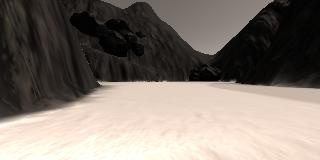
#> input picture search_sample_return/sample.jpg, 320 x 160 px
$ jupyter execute map_to_world.ipynb   (older library calls are emulated)
#> lines starting #> are read from the running program, lines starting #| are printed output that depends on the picture; after the words box and inside, x2 and y2 are one past the last pixel; in counts of white or black regions, pixels touching at a corner belong together
[cell 1]
import cv2
import matplotlib.pyplot as plt
import matplotlib.image as mpimg
import numpy as np

[cell 2]
def thres_img(img, thres=(0, 0, 0)):
    binary_img = np.zeros_like(img[:, :, 0])
    threshold = (img[:, :, 0] > thres[0]) & (img[:, :, 1] > thres[1]) & (img[:, :, 2] > thres[2])
    binary_img[threshold] = 1
    return binary_img

def warp_img(img, src, dst):
    M = cv2.getPerspectiveTransform(src, dst)
    warped = cv2.warpPerspective(img, M, (img.shape[1], img.shape[0]))
    return warped

def rover_coords(binary_img):
    ypos, xpos = binary_img.nonzero()

    xpix = np.absolute(ypos - binary_img.shape[0]).astype(np.float)
    ypix = -(xpos - binary_img.shape[0]).astype(np.float)
    return xpix, ypix

def rotate_pix(xpix, ypix, yaw):
    yaw_rad = yaw * np.pi/180
    xpix = xpix * np.cos(yaw_rad) - ypix * np.sin(yaw_rad)
    ypix = xpix * np.sin(yaw_rad) + ypix * np.cos(yaw_rad)
    return xpix, ypix

def translate_pix(xrot, yrot, xpos, ypos, scale):
    x_pix_world = xpos + (xrot / scale)
    y_pix_world = ypos + (yrot / scale)
    return x_pix_world, y_pix_world

def pix_to_world(xpix, ypix, xpos, ypos, yaw, world_size, scale):
    # Apply rotation
    xpix_rot, ypix_rot = rotate_pix(xpix, ypix, yaw)
    # Apply translation
    xpix_tran, ypix_tran = translate_pix(xpix_rot, ypix_rot, xpos, ypos, scale)
    # Clip to world_size
    x_pix_world = np.clip(np.int_(xpix_tran), 0, world_size - 1)
    y_pix_world = np.clip(np.int_(ypix_tran), 0, world_size - 1)
    # Return the result
    return x_pix_world, y_pix_world

[cell 3]
dst_size = 5
# Set a bottom offset to account for the fact that the bottom of the image
# is not the position of the rover but a bit in front of it
bottom_offset = 6

src = np.float32([[14, 140], [300, 140], [120, 95], [200,95]])
dst = np.float32([[145, 140], [155, 140], [145, 130], [155, 130]])
image = mpimg.imread("sample.jpg")
#> image is the input picture: shape (160, 320, 3); mean R, G, B 128.4, 119, 110.8
binary_img = thres_img(image, thres=(180, 180, 180))
#> in thres_img, `threshold = (img[:, :, 0] > thres[0]) & (img[:, :, 1] > thres[1]) & (i..`:
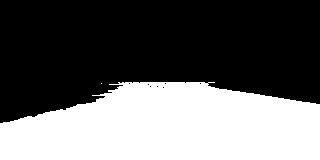
#> threshold: shape (160, 320) bool; 39.7% white; 2 white regions (1 under 20 px), largest, box (x1, y1, x2, y2) and area: (0, 82, 320, 160) 20312
warped = warp_img(binary_img, src, dst)
#> in warp_img, `warped = cv2.warpPerspective(img, M, (img.shape[1], img.shape[0]))`:
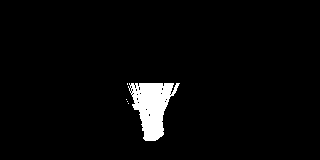
#> warped: shape (160, 320); values 0 (black) and 1 (white), 3.3% white; 5 white regions (4 under 20 px), largest, box (x1, y1, x2, y2) and area: (128, 83, 180, 141) 1685
xpix, ypix = rover_coords(warped)
#> in rover_coords, `ypos, xpos = binary_img.nonzero()`: ypos = 1690 values from 83 to 140; xpos = 1690 values, max 179 at index 45, min 126 at index 674, mean 151.7
#> in rover_coords, `xpix = np.absolute(ypos - binary_img.shape[0]).astype(np.float)`: xpix = 1690 values, max 77 at index 0, min 20 at index 1679, mean 53.96
#> in rover_coords, `ypix = -(xpos - binary_img.shape[0]).astype(np.float)`: ypix = 1690 values, max 34 at index 674, min -19 at index 45, mean 8.31
plt.plot(xpix, ypix, '.')
plt.xlim(0, 320)
plt.ylim(150, -150)
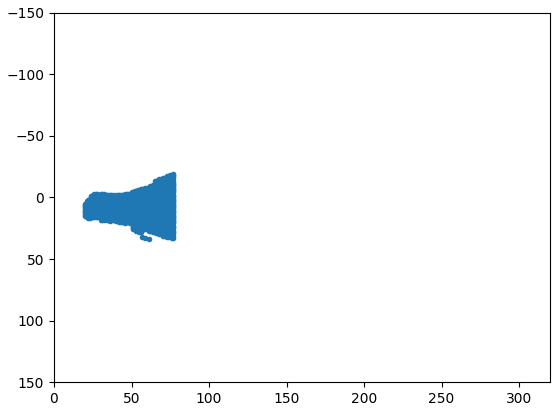
#> figure drawn by matplotlib, 1 panel

[cell 4]
rover_yaw = np.random.random(1)*360

# Generate a random rover position in world coords
# Position values will range from 20 to 180 to
# avoid the edges in a 200 x 200 pixel world
rover_xpos = np.random.random(1)*160 + 20
rover_ypos = np.random.random(1)*160 + 20

world_map = np.zeros((200, 200))
scale = 10

x_world, y_world = pix_to_world(xpix, ypix, rover_xpos, rover_ypos, rover_yaw, world_map.shape[0], scale)
#> in rotate_pix, `xpix = xpix * np.cos(yaw_rad) - ypix * np.sin(yaw_rad)`: xpix = 1690 values, max -14.54 at index 1679, min -79.14 at index 45, mean -48.93
#> in rotate_pix, `ypix = xpix * np.sin(yaw_rad) + ypix * np.cos(yaw_rad)`: ypix = 1690 values, max 42.01 at index 45, min -17.96 at index 674, mean 6.85
#> in pix_to_world, `xpix_rot, ypix_rot = rotate_pix(xpix, ypix, yaw)`: xpix_rot has the same summary as xpix in rotate_pix; ypix_rot has the same summary as ypix in rotate_pix
#> in translate_pix, `x_pix_world = xpos + (xrot / scale)`: x_pix_world = 1690 values, max 133 at index 1679, min 126.5 at index 45, mean 129.5
#> in translate_pix, `y_pix_world = ypos + (yrot / scale)`: y_pix_world = 1690 values, max 120.6 at index 45, min 114.6 at index 674, mean 117.1
#> in pix_to_world, `xpix_tran, ypix_tran = translate_pix(xpix_rot, ypix_rot, xpos, ypos, s..`: xpix_tran has the same summary as x_pix_world in translate_pix; ypix_tran has the same summary as y_pix_world in translate_pix
#> in pix_to_world, `x_pix_world = np.clip(np.int_(xpix_tran), 0, world_size - 1)`: x_pix_world = 1690 values, max 132 at index 1472, min 126 at index 32, mean 129
#> in pix_to_world, `y_pix_world = np.clip(np.int_(ypix_tran), 0, world_size - 1)`: y_pix_world = 1690 values, max 120 at index 41, min 114 at index 674, mean 116.6
#> x_world has the same summary as x_pix_world in pix_to_world; y_world has the same summary as y_pix_world in pix_to_world

world_map[y_world, x_world] += 1
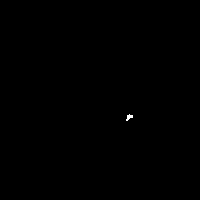
#> world_map: shape (200, 200) float64; values 0 (black) and 1 (white), 0.07% white; 1 white region, box (x1, y1, x2, y2) and area: (126, 114, 133, 121) 27
print('Xpos =', rover_xpos, 'Ypos =', rover_ypos, 'Yaw =', rover_yaw)
# Plot the map in rover-centric coords

f, (ax1, ax2) = plt.subplots(1, 2, figsize=(14, 7))
f.tight_layout()
ax1.plot(xpix, ypix, '.')
ax1.set_title('Rover Space', fontsize=40)
ax1.set_ylim(-160, 160)
ax1.set_xlim(0, 160)
ax1.tick_params(labelsize=20)

ax2.imshow(world_map, cmap='gray')
ax2.set_title('World Space', fontsize=40)
ax2.set_ylim(0, 200)
ax2.tick_params(labelsize=20)
ax2.set_xlim(0, 200)


plt.subplots_adjust(left=0.1, right=1, top=0.9, bottom=0.1)
#plt.show() # Uncomment if running on your local machine
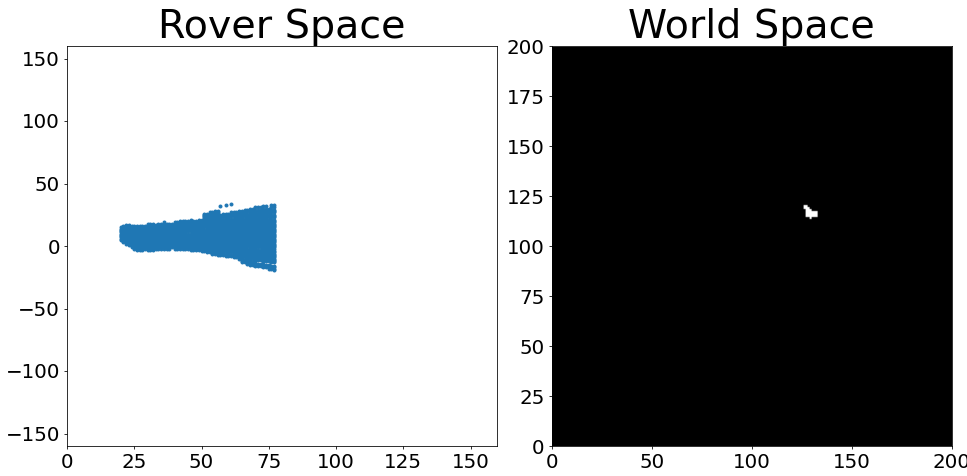
#> figure drawn by matplotlib, 2 panels

$ run again, with search_sample_return/angle_example.jpg copied over search_sample_return/sample.jpg
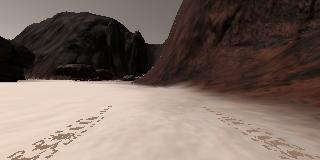
#> input picture search_sample_return/angle_example.jpg, 320 x 160 px
#> image is the input picture: shape (160, 320, 3); mean R, G, B 121.3, 104.9, 96.2
#> in thres_img, `threshold = (img[:, :, 0] > thres[0]) & (img[:, :, 1] > thres[1]) & (i..`:
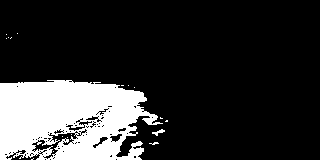
#> threshold: shape (160, 320) bool; 19.1% white; 18 white regions (16 under 20 px), largest, box (x1, y1, x2, y2) and area: (0, 80, 163, 160) 9714, (152, 129, 165, 136) 38
#> warped: shape (160, 320); values 0 (black) and 1 (white), 5.5% white; 6 white regions (5 under 20 px), largest, box (x1, y1, x2, y2) and area: (24, 21, 150, 141) 2810
#> ypos = 2820 values from 21 to 140; xpos = 2820 values, max 149 at index 2805, min 24 at index 0, mean 92.84
#> in rover_coords, `xpix = np.absolute(ypos - binary_img.shape[0]).astype(np.float)`: xpix = 2820 values, max 139 at index 0, min 20 at index 2819, mean 77.85
#> in rover_coords, `ypix = -(xpos - binary_img.shape[0]).astype(np.float)`: ypix = 2820 values, max 136 at index 0, min 11 at index 2805, mean 67.16
#> in rotate_pix, `xpix = xpix * np.cos(yaw_rad) - ypix * np.sin(yaw_rad)`: xpix = 2820 values, max -14.54 at index 2819, min -99.3 at index 24, mean -53.94
#> in rotate_pix, `ypix = xpix * np.sin(yaw_rad) + ypix * np.cos(yaw_rad)`: ypix = 2820 values, max -4.08 at index 2658, min -102 at index 0, mean -47.74
#> xpix_rot has the same summary as xpix in rotate_pix; ypix_rot has the same summary as ypix in rotate_pix
#> in translate_pix, `x_pix_world = xpos + (xrot / scale)`: x_pix_world = 2820 values, max 133 at index 2819, min 124.5 at index 24, mean 129
#> in translate_pix, `y_pix_world = ypos + (yrot / scale)`: y_pix_world = 2820 values, max 116 at index 2658, min 106.2 at index 0, mean 111.7
#> xpix_tran has the same summary as x_pix_world in translate_pix; ypix_tran has the same summary as y_pix_world in translate_pix
#> in pix_to_world, `x_pix_world = np.clip(np.int_(xpix_tran), 0, world_size - 1)`: x_pix_world = 2820 values, max 132 at index 2494, min 124 at index 10, mean 128.5
#> in pix_to_world, `y_pix_world = np.clip(np.int_(ypix_tran), 0, world_size - 1)`: y_pix_world = 2820 values, max 116 at index 2658, min 106 at index 0, mean 111.2
#> x_world has the same summary as x_pix_world in pix_to_world; y_world has the same summary as y_pix_world in pix_to_world
#> world_map: shape (200, 200) float64; values 0 (black) and 1 (white), 0.11% white; 1 white region, box (x1, y1, x2, y2) and area: (124, 106, 133, 117) 46
#> `[cell 4] rover_yaw = np.random.random(1)*360  # Generate a random rove..`:
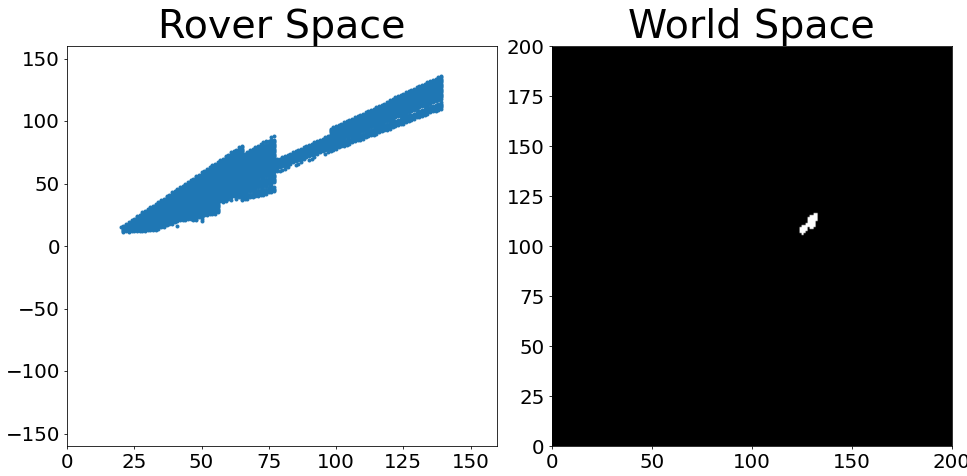
#> figure drawn by matplotlib, 2 panels

$ run again, with search_sample_return/example_grid1.jpg copied over search_sample_return/sample.jpg
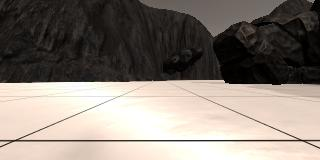
#> input picture search_sample_return/example_grid1.jpg, 320 x 160 px
#> image is the input picture: shape (160, 320, 3); mean R, G, B 135.1, 126.3, 118.3
#> in thres_img, `threshold = (img[:, :, 0] > thres[0]) & (img[:, :, 1] > thres[1]) & (i..`:
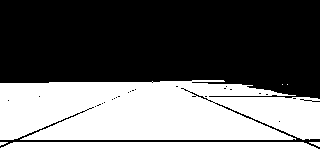
#> threshold: shape (160, 320) bool; 44.7% white; 6 white regions (3 under 20 px), largest, box (x1, y1, x2, y2) and area: (0, 80, 320, 140) 17201, (0, 142, 320, 160) 5657, (309, 142, 320, 147) 32
#> warped: shape (160, 320); values 0 (black) and 1 (white), 10.9% white; 3 white regions (2 under 20 px), largest, box (x1, y1, x2, y2) and area: (80, 21, 219, 140) 5564
#> ypos = 5571 values from 21 to 139; xpos = 5571 values, max 218 at index 33, min 80 at index 2959, mean 153.7
#> in rover_coords, `xpix = np.absolute(ypos - binary_img.shape[0]).astype(np.float)`: xpix = 5571 values, max 139 at index 0, min 21 at index 5559, mean 73.82
#> in rover_coords, `ypix = -(xpos - binary_img.shape[0]).astype(np.float)`: ypix = 5571 values, max 80 at index 2959, min -58 at index 33, mean 6.33
#> in rotate_pix, `xpix = xpix * np.cos(yaw_rad) - ypix * np.sin(yaw_rad)`: xpix = 5571 values, max -15.19 at index 5559, min -150 at index 33, mean -68.47
#> in rotate_pix, `ypix = xpix * np.sin(yaw_rad) + ypix * np.cos(yaw_rad)`: ypix = 5571 values, max 100.6 at index 33, min -64.85 at index 2959, mean 14.64
#> xpix_rot has the same summary as xpix in rotate_pix; ypix_rot has the same summary as ypix in rotate_pix
#> in translate_pix, `x_pix_world = xpos + (xrot / scale)`: x_pix_world = 5571 values, max 132.9 at index 5559, min 119.4 at index 33, mean 127.6
#> in translate_pix, `y_pix_world = ypos + (yrot / scale)`: y_pix_world = 5571 values, max 126.5 at index 33, min 110 at index 2959, mean 117.9
#> xpix_tran has the same summary as x_pix_world in translate_pix; ypix_tran has the same summary as y_pix_world in translate_pix
#> in pix_to_world, `x_pix_world = np.clip(np.int_(xpix_tran), 0, world_size - 1)`: x_pix_world = 5571 values, max 132 at index 4919, min 119 at index 15, mean 127.1
#> in pix_to_world, `y_pix_world = np.clip(np.int_(ypix_tran), 0, world_size - 1)`: y_pix_world = 5571 values, max 126 at index 29, min 109 at index 2959, mean 117.4
#> x_world has the same summary as x_pix_world in pix_to_world; y_world has the same summary as y_pix_world in pix_to_world
#> world_map: shape (200, 200) float64; values 0 (black) and 1 (white), 0.2% white; 2 white regions (1 under 20 px), largest, box (x1, y1, x2, y2) and area: (119, 109, 133, 127) 80
#> `[cell 4] rover_yaw = np.random.random(1)*360  # Generate a random rove..`:
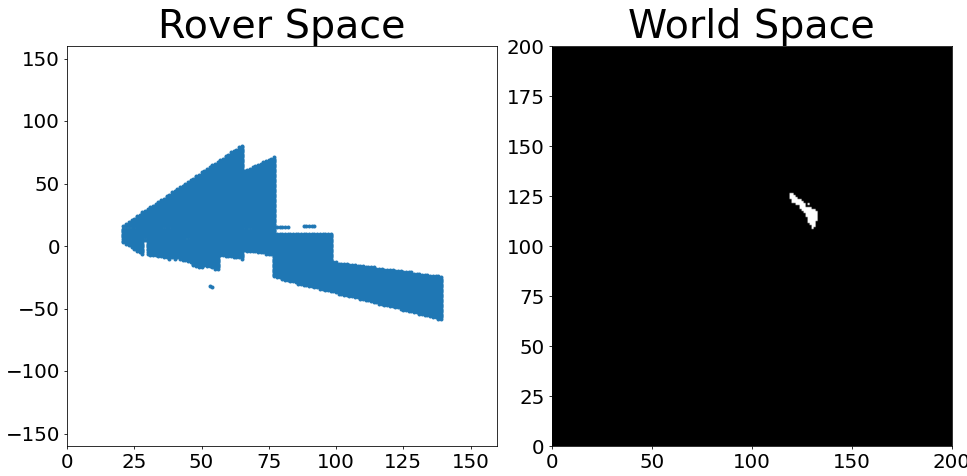
#> figure drawn by matplotlib, 2 panels
